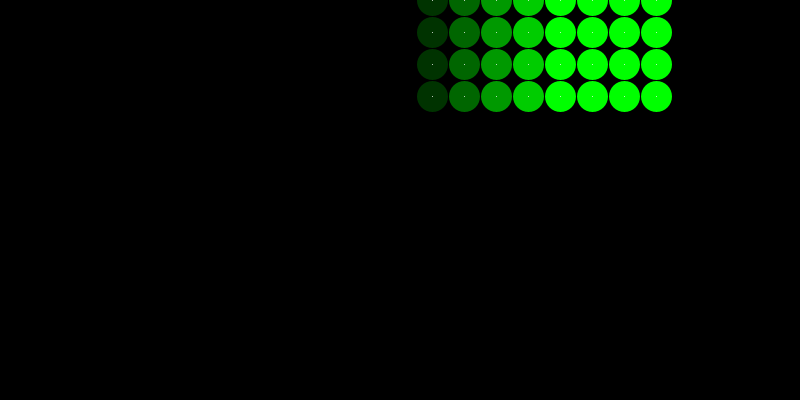
Frame 1 (no input)
Frame 60 (the mouse pressed at the canvas centre just before this capture): identical to frame 1, image omitted
Frame 120 (the mouse held since frame 60 and released just before this capture): identical to frame 1, image omitted

The Processing sketch that drew this single still picture (run headless with seeded random() and noise(); from frame 60 on, the mouse is pressed at the canvas centre):

// Processing sketch: ejemploFor
// ── ejemploFor.pde
int cantidad  = 5;
float lado;
float radio;
float mitad;
void setup() {
  size(800, 400);
  lado = width/cantidad;
  radio = width/cantidad;
  mitad = width/2;
}

void draw() {


  background(0);
  for(int j = 0; j < 4; j++){
  for (int i = 8; i > 0; i--) {
    // rect(i * lado, i * lado, lado, lado);
    strokeWeight(15);
    stroke(0, i * 255 / cantidad, 0);
     circle(mitad + i * radio/5,j * radio/5, radio/10);
    //circle( mouseX + radio/10 * j, mouseY radio/10 * j, radio / 10 * i);
  }
}
}
void keyPressed() {
  println(keyCode);
  actualizar(key);
}
void actualizar(char tecla) {
  if (tecla ==  '+') {
    cantidad++;
    lado = width / cantidad;
  } else if (tecla ==  '-' && cantidad > 1) {
    cantidad--;
    lado = width / cantidad;
  }
}
